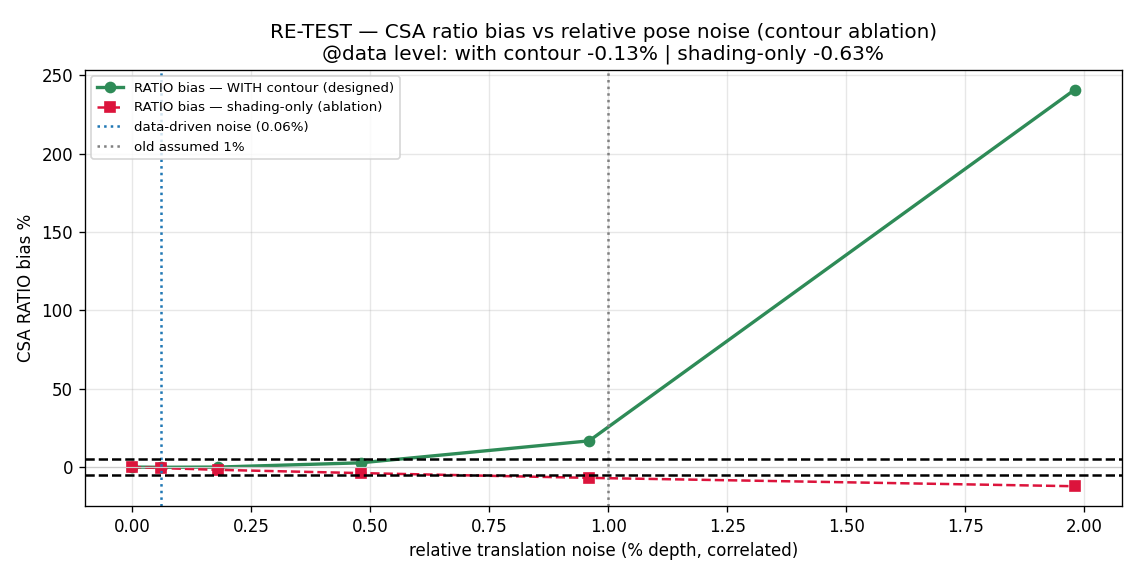

Source code (Python):
"""RE-TEST the CORRECT estimator (rebuild_sim, gate-verified) on the CSA RATIO under CORRELATED
relative pose noise at the DATA-DRIVEN level from bootstrap_pose_noise.json. Ablation: contour term
ON (E_bnd primary) vs OFF (shading-only). Correlated (smooth trajectory) perturbations, not i.i.d.
depth-eval env."""
from __future__ import annotations
import json
import numpy as np, rebuild_sim as S
import matplotlib; matplotlib.use("Agg"); import matplotlib.pyplot as plt

PHI = np.linspace(0, 2 * np.pi, 72, endpoint=False)
A0 = np.array([0.0, 0.0, 1.0])
O_REF, R_REF = np.array([0., 0., 0.]), 5.0
O_NAR, R_NAR = np.array([0., 0., 0.]), 3.0
RATIO_TRUE = (R_NAR / R_REF) ** 2                     # 0.36
boot = json.loads(open("bootstrap_pose_noise.json").read())
SIG_T = boot["translation_std_frac_of_depth"]["p90"]  # 0.0006 (fraction of depth)
SIG_ROT = boot["rotation_std_deg"]["p90"]             # 0.068 deg
DEPTH = 8.0


def rotm(axis, ang):
    axis = axis / (np.linalg.norm(axis) + 1e-12); K = np.array([[0, -axis[2], axis[1]], [axis[2], 0, -axis[0]], [-axis[1], axis[0], 0]])
    return np.eye(3) + np.sin(ang) * K + (1 - np.cos(ang)) * K @ K


def smooth_drift(N, sigma, seed, ndim):
    """correlated (low-frequency) per-camera drift, normalized to std=sigma per dim."""
    rng = np.random.default_rng(seed); t = np.linspace(0, 1, N)
    out = np.zeros((N, ndim))
    for d in range(ndim):
        c = rng.normal(0, 1, 3)
        s = c[0] * np.sin(np.pi * t) + c[1] * np.sin(2 * np.pi * t) + c[2] * (t - 0.5)
        s = s / (s.std() + 1e-9) * sigma; out[:, d] = s
    return out


def perturb_traj(cams, sig_t_frac, sig_rot_deg, seed):
    N = len(cams); dT = smooth_drift(N, sig_t_frac * DEPTH, seed, 3)
    dR = smooth_drift(N, np.radians(sig_rot_deg), seed + 1, 3)
    out = []
    for i, (R, C) in enumerate(cams):
        ax = dR[i]; ang = np.linalg.norm(ax); Rp = rotm(ax, ang) @ R if ang > 1e-12 else R
        out.append((Rp, C + dT[i]))
    return out


def fit_ring(O, r, cams_true, cams_est, use_contour):
    obs = S.observe(O, A0, r, cams_true, S.F0, 1.0, PHI)   # true observations
    th0 = S.theta_from(O, A0, r * 1.05, 1.0)
    fit = S.fit(obs, cams_est, S.F0, PHI, th0, use_contour=use_contour)
    return fit["CSA"]


def mc(sig_t_frac, sig_rot_deg, use_contour, n=60):
    cams_ref = S.cameras(N=14, depth=DEPTH, cone_deg=2.5, seed=1, O=O_REF)
    cams_nar = S.cameras(N=14, depth=DEPTH, cone_deg=2.5, seed=2, O=O_NAR)
    csr, csn, rat = [], [], []
    for k in range(n):
        cr = perturb_traj(cams_ref, sig_t_frac, sig_rot_deg, 100 + k)
        cn = perturb_traj(cams_nar, sig_t_frac, sig_rot_deg, 500 + k)
        try:
            a = fit_ring(O_REF, R_REF, cams_ref, cr, use_contour)
            b = fit_ring(O_NAR, R_NAR, cams_nar, cn, use_contour)
        except Exception:
            continue
        if not (np.isfinite(a) and np.isfinite(b) and a > 0 and b > 0): continue
        csr.append(a); csn.append(b); rat.append(b / a)
    csr, csn, rat = map(np.array, (csr, csn, rat))
    return dict(ref_CSA_bias=round(100 * (csr.mean() - np.pi * 25) / (np.pi * 25), 2),
                narrow_CSA_bias=round(100 * (csn.mean() - np.pi * 9) / (np.pi * 9), 2),
                RATIO_bias=round(100 * (rat.mean() - RATIO_TRUE) / RATIO_TRUE, 2),
                RATIO_std=round(100 * rat.std() / RATIO_TRUE, 2), n=len(rat))


def main():
    # at the actual data-driven level, with vs without contour
    data_c = mc(SIG_T, SIG_ROT, True); data_s = mc(SIG_T, SIG_ROT, False)
    # sweep relative translation noise (multiples of the bootstrap level up to 1%)
    mults = [0, 1, 3, 8, 16, 33]                          # x SIG_T ; 33x ~= 1% (old assumption)
    sweep_c = [mc(m * SIG_T, m * SIG_ROT, True) for m in mults]
    sweep_s = [mc(m * SIG_T, m * SIG_ROT, False) for m in mults]
    out = dict(data_driven_noise=dict(sigma_t_frac_depth=SIG_T, sigma_rot_deg=SIG_ROT),
               at_data_level=dict(with_contour=data_c, shading_only=data_s),
               sweep_translation_pct=[round(m * SIG_T * 100, 3) for m in mults],
               sweep_ratio_bias_with_contour=[s["RATIO_bias"] for s in sweep_c],
               sweep_ratio_bias_shading_only=[s["RATIO_bias"] for s in sweep_s])
    out["ratio_bias_below_5pct_at_data_level_with_contour"] = bool(abs(data_c["RATIO_bias"]) < 5.0)
    open("retest.json", "w").write(json.dumps(out, indent=2))
    fig, ax = plt.subplots(figsize=(9.5, 4.8))
    xt = [m * SIG_T * 100 for m in mults]
    ax.plot(xt, out["sweep_ratio_bias_with_contour"], "o-", color="seagreen", lw=2, label="RATIO bias — WITH contour (designed)")
    ax.plot(xt, out["sweep_ratio_bias_shading_only"], "s--", color="crimson", label="RATIO bias — shading-only (ablation)")
    ax.axvline(SIG_T * 100, color="tab:blue", ls=":", label=f"data-driven noise ({SIG_T*100:.2f}%)")
    ax.axvline(1.0, color="0.5", ls=":", label="old assumed 1%")
    ax.axhline(5, c="k", ls="--"); ax.axhline(-5, c="k", ls="--"); ax.axhline(0, c="0.8", lw=.7)
    ax.set_xlabel("relative translation noise (% depth, correlated)"); ax.set_ylabel("CSA RATIO bias %")
    ax.set_title(f"RE-TEST — CSA ratio bias vs relative pose noise (contour ablation)\n"
                 f"@data level: with contour {data_c['RATIO_bias']}% | shading-only {data_s['RATIO_bias']}%"); ax.legend(fontsize=8); ax.grid(alpha=.3)
    fig.tight_layout(); fig.savefig("retest.png", dpi=120)
    print("=== RE-TEST (correct estimator, gate-verified) ===")
    print(f"data-driven relative noise: translation {SIG_T*100:.3f}% depth, rotation {SIG_ROT}deg")
    print(f"@data level  WITH contour : ref bias {data_c['ref_CSA_bias']}%  narrow {data_c['narrow_CSA_bias']}%  -> RATIO {data_c['RATIO_bias']}% (±{data_c['RATIO_std']}%)")
    print(f"@data level  shading-only : ref bias {data_s['ref_CSA_bias']}%  narrow {data_s['narrow_CSA_bias']}%  -> RATIO {data_s['RATIO_bias']}% (±{data_s['RATIO_std']}%)")
    print(f"sweep transl %: {out['sweep_translation_pct']}")
    print(f"  RATIO bias WITH contour : {out['sweep_ratio_bias_with_contour']}")
    print(f"  RATIO bias shading-only : {out['sweep_ratio_bias_shading_only']}")
    print(f"\nRATIO bias < 5% at data level WITH contour: {out['ratio_bias_below_5pct_at_data_level_with_contour']}")


if __name__ == "__main__":
    main()
